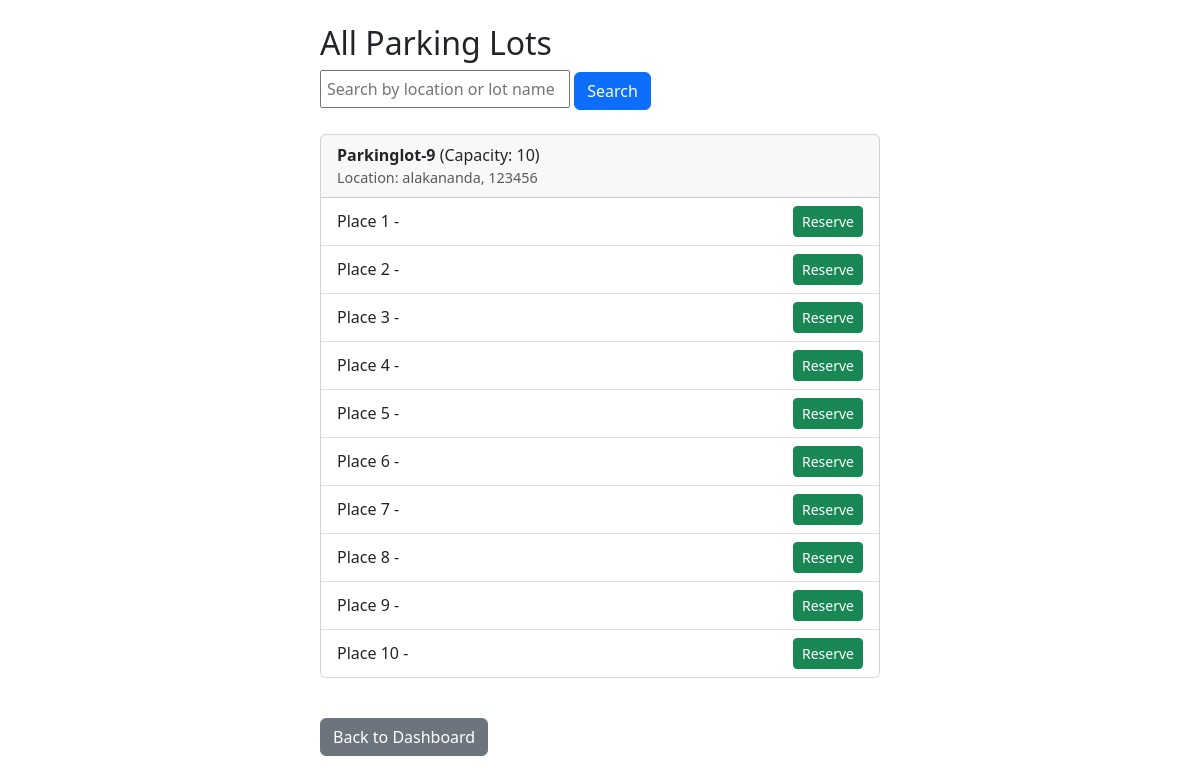
The page /viewlots (signed in) on the database its author committed.
### app.py (models this page shows)
class ParkingLot(db.Model):
    __tablename__ = 'parkinglots'
    id = db.Column(db.Integer, primary_key=True)
    name = db.Column(db.String(100), nullable=False)
    address = db.Column(db.String(200))
    pincode = db.Column(db.String(10))
    price = db.Column(db.Integer)
    max_spots = db.Column(db.Integer)
    places = db.relationship('Place', backref='lot', lazy=True)

class Place(db.Model):
    __tablename__ = 'places'
    id = db.Column(db.Integer, primary_key=True)
    lot_id = db.Column(db.Integer, db.ForeignKey('parkinglots.id'))
    number = db.Column(db.Integer)
    is_reserved = db.Column(db.Boolean, default=False)

### app.py (the view, shortened to what this page needs)
@app.route('/viewlots')
def viewlots():
    if 'user_id' not in session:
        return redirect(url_for('login'))
    user_id = session['user_id']
    user = User.query.get(user_id)
    is_admin = user.is_admin
    search_query = request.args.get('search', '').strip()
    query = ParkingLot.query
    lots = query.all()
    for lot in lots:
        lot.spots = Place.query.filter_by(lot_id=lot.id).order_by(Place.number).all()
    user_reservations = {}
    if not is_admin:
        reservations = Reservation.query.filter_by(user_id=user_id, status='active').all()
        for r in reservations:
            user_reservations[r.place_id] = True
    return render_template('viewlots.html', lots=lots, is_admin=is_admin, user_reservations=user_reservations, search=search_query)

### templates/viewlots.html (shortened to what this page needs)
<!DOCTYPE html>
<html>
<head>
    <link rel="stylesheet" href="https://cdn.jsdelivr.net/npm/bootstrap@5.3.0/dist/css/bootstrap.min.css">
</head>
<body class="p-4">
<div class="container d-flex justify-content-center">
  <div class="w-100" style="max-width: 560px;">
    <h2>All Parking Lots</h2>
    <form method="get" action="{{ url_for('viewlots') }}" style="margin-bottom: 16px;">
        <input
            type="text"
            name="search"
            placeholder="Search by location or lot name"
            value="{{ search or '' }}"
            style="width: 250px; padding: 5px;"
        />
        <button type="submit" class="btn btn-primary">Search</button>
    </form>
    {% for lot in lots %}
        <div class="card my-4">
            <div class="card-header">
                <strong>{{ lot.name }}</strong> (Capacity: {{ lot.spots|length }})
                <div class="text-muted" style="font-size: 0.9rem;">Location: {{ lot.address }}, {{ lot.pincode }}</div>
            </div>
            <ul class="list-group list-group-flush">
                {% for place in lot.spots|sort(attribute='number') %}
                    <li class="list-group-item d-flex justify-content-between align-items-center">
                        Place {{ place.number }} -
                        {% if place.is_reserved %}
                            {% if is_admin or place.id in user_reservations %}
                                <form method="POST" action="{{ url_for('release_place', place_id=place.id) }}" style="display:inline;">
                                    <button type="submit" class="btn btn-danger btn-sm">Release</button>
                                </form>
                            {% else %}
                                <span class="badge bg-secondary">Occupied</span>
                            {% endif %}
                        {% else %}
                            <form method="POST" action="{{ url_for('reserve_place', place_id=place.id) }}" style="display:inline;">
                                <button type="submit" class="btn btn-success btn-sm">Reserve</button>
                            </form>
                        {% endif %}
                    </li>
                {% endfor %}
            </ul>
        </div>
    {% endfor %}
    <a href="{{ url_for('dashboard') }}" class="btn btn-secondary mt-3">Back to Dashboard</a>
  </div>
</div>
</body>
</html>

### rows shown on the page
ParkingLot: name "Parkinglot-9", spots|length "10", address "alakananda", pincode "123456"
Place: number "1"
Place: number "2"
Place: number "3"
Place: number "4"
Place: number "5"
Place: number "6"
Place: number "7"
Place: number "8"
Place: number "9"
Place: number "10"
